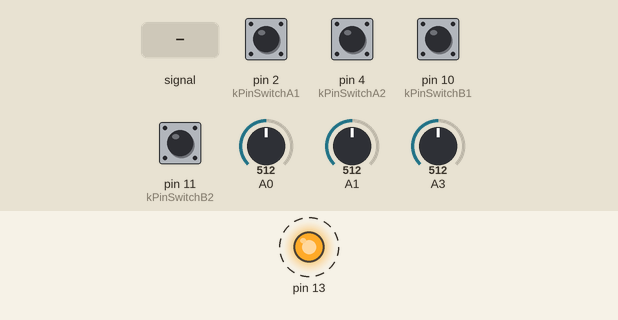
The sketch below on a simulated Arduino Uno, built with avr-gcc and run on an emulated ATmega328P. Shown: output pins drawn as LEDs (lit = HIGH). Dashed ring = blinking. The test bench sets the inputs (shaded band); at power-on: pin 2 (kPinSwitchA1), pin 4 (kPinSwitchA2), pin 10 (kPinSwitchB1), pin 11 (kPinSwitchB2) HIGH, A0 = 512, A1 = 512, A3 = 512. Pins used as bus, display or sensor lines are not drawn; what the sketch prints to the serial monitor is not drawn.

Above: at 0.92 s.
1.3 s: A3 fed a 200 Hz sine of ±81 counts around its level
4.3 s: A0 set to 716
7.3 s: A1 set to 514
10.3 s: A3 set to 716
13.3 s: pin 11 (kPinSwitchB2) pulled LOW for 0.15 s
Timing chart, 0 to 17.3 s (numbered marks = the images above; inputs shaded):
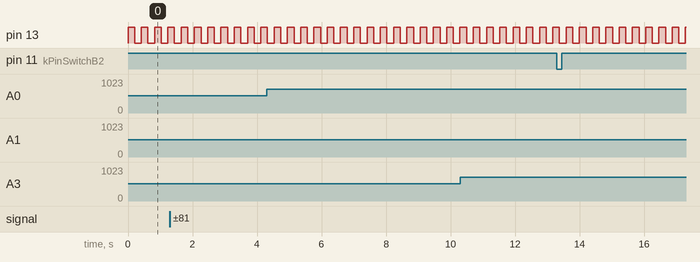

The sketch:

SynthGlove3.pde
```cpp
#include <WProgram.h>
#include "FilteredInput.h"
#include "MidiOut.h"
#include "Trigger.h"

const int kPinMuxS1 = 7;
const int kPinMuxS2 = 8;
const int kPinMuxS3 = 9;
const int kPinMuxCom = 3;

const int kPinAccPitch = 1;
const int kPinAccRoll = 0;

const int kPinSwitchA1 = 2;
const int kPinSwitchA2 = 4;
const int kPinSwitchB1 = 10;
const int kPinSwitchB2 = 11;

const int kChannelCC = 0;
const int kChannelTrigger = 1;
const int kFirstCC = 30;

const int kNote1 = 48;  // O4 C
const int kNote2 = 52;  // O4 E
const int kNote3 = 55;  // O4 G
const int kNote4 = 59;  // O4 B

typedef FilteredInputTemplate
  <kPinMuxS1, kPinMuxS2, kPinMuxS3, kPinMuxCom> FilteredInput;
typedef TriggerTemplate<FilteredInput> Trigger;

FilteredInput knobs[8];
Trigger triggers[4];
boolean pitchBendFlag;

void setup() {
  pinMode(13, OUTPUT);

  FilteredInput::setup();

  digitalWrite(kPinSwitchA1, HIGH);
  digitalWrite(kPinSwitchA2, HIGH);
  digitalWrite(kPinSwitchB1, HIGH);
  digitalWrite(kPinSwitchB2, HIGH);

  knobs[0].init(7, 535, 600);
  knobs[1].init(1, 500, 770);
  knobs[2].init(5, 520, 770);
  knobs[3].init(3, 540, 780);
  knobs[4].init(4, 0, 1024);
  knobs[5].init(0, 0, 1024);
  knobs[6].init(8 + kPinAccPitch, 540, 310);
  knobs[7].init(8 + kPinAccRoll, 760, 560);

  triggers[0].init
    (&knobs[0], &knobs[6], &knobs[7], kChannelTrigger, kNote1);
  triggers[1].init
    (&knobs[1], &knobs[6], &knobs[7], kChannelTrigger, kNote2);
  triggers[2].init
    (&knobs[2], &knobs[6], &knobs[7], kChannelTrigger, kNote3);
  triggers[3].init
    (&knobs[3], &knobs[6], &knobs[7], kChannelTrigger, kNote4);

  pitchBendFlag = false;

  MidiOut.initialize();
  MidiOut.sendReset(kChannelCC);
  MidiOut.sendReset(kChannelTrigger);
}

void loop() {
  for (int i = 0; i < 8; ++i) {
    if (i == 6 && digitalRead(kPinSwitchA1) == LOW) continue;
    if (i == 7 && digitalRead(kPinSwitchA2) == LOW) continue;
    knobs[i].update();
    if (knobs[i].isModified()) {
      MidiOut.sendCC(kChannelCC, kFirstCC + i, knobs[i].getValue());
    }
  }

  if (!digitalRead(kPinSwitchB2)) {
    if (!pitchBendFlag || knobs[6].isModified()) {
      MidiOut.sendPitchBend(kChannelTrigger,
                            0x40 + (knobs[6].getValue() >> 1));
    }
    pitchBendFlag = true;
  } else {
    if (pitchBendFlag) {
      MidiOut.sendPitchBend(kChannelTrigger, 0x40);
      pitchBendFlag = false;
    }
  }

  boolean triggerPitchFlag = !digitalRead(kPinSwitchB1);
  for (int i = 0; i < 4; ++i) {
    triggers[i].setDynamicPitchFlag(triggerPitchFlag);
    triggers[i].update();
  }

  static int blinker;
  digitalWrite(13, ((blinker++ & 0xff) < 0x80) ? HIGH : LOW);
}
```

FilteredInput.h
```cpp
#ifndef FILTERED_INPUT_H
#define FILTERED_INPUT_H

template <int kMuxPinS1,
          int kMuxPinS2,
          int kMuxPinS3,
          int kMuxPinCom>
class FilteredInputTemplate {
public:
  static void setup() {
    pinMode(kMuxPinS1, OUTPUT);
    pinMode(kMuxPinS2, OUTPUT);
    pinMode(kMuxPinS3, OUTPUT);
  }

  void init(int select, int minInput, int maxInput) {
    select_ = select;
    minInput_ = minInput;
    maxInput_ = maxInput;
    reset();
  }

  void reset() {
    value_ = 0;
    modified_ = false;
    accum_ = 0;
    sampleCount_ = 0;
  }

  boolean isModified() const {
    return modified_;
  }

  int getValue() const {
    return value_;
  }

  void update() {
    modified_ = false;
    doSample();
    if (sampleCount_ == (1 << kWindowSize)) {
      int value = 128L * ((accum_ >> kWindowSize) - minInput_) / (maxInput_ - minInput_);
      value = value > 127 ? 127 : (value < 0 ? 0 : value);
      if (value != value_) {
        modified_ = true;
        value_ = value;
      }
      accum_ = 0;
      sampleCount_ = 0;
    }
  }

private:
  static const int kWindowSize = 4;

  int select_;
  int minInput_;
  int maxInput_;

  int value_;
  boolean modified_;

  int accum_;
  int sampleCount_;

  void doSample() {
    if (select_ < 8) {
      digitalWrite(kMuxPinS1, (select_ & 1) ? HIGH : LOW);
      digitalWrite(kMuxPinS2, (select_ & 2) ? HIGH : LOW);
      digitalWrite(kMuxPinS3, (select_ & 4) ? HIGH : LOW);
      delayMicroseconds(100);
      accum_ += analogRead(kMuxPinCom);
    } else {
      accum_ += analogRead(select_ - 8);
    }
    sampleCount_++;
  }
};

#endif // FILTERED_INPUT_H
```

MidiOut.h
```cpp
#ifndef MIDI_OUT_H
#define MIDI_OUT_H

// Set one to debug in serial monitor.
#define MIDI_OUT_DEBUG 0

// Used to output midi signals.
class MidiOutClass {
public:
  void initialize() {
#if MIDI_OUT_DEBUG
    Serial.begin(9600);
#else
    Serial.begin(31250);
#endif
  }
  void sendChannelMessage(int channel, char stat, char data1, char data2) {
#if MIDI_OUT_DEBUG
    Serial.print("Ch");
    Serial.print(channel);
    Serial.print(':');
    Serial.print(stat, DEC);
    Serial.print(',');
    Serial.print(data1, DEC);
    Serial.print(',');
    Serial.println(data2, DEC);
#else
    Serial.write((stat << 4) + channel);
    Serial.write(data1);
    Serial.write(data2);
#endif
  }
  void sendNoteOn(int channel, int pitch, int velocity) {
    sendChannelMessage(channel, 0x9, pitch, velocity);
  }
  void sendNoteOff(int channel, int pitch, int velocity) {
    sendChannelMessage(channel, 0x8, pitch, velocity);
  }
  void sendPitchBend(int channel, int value) {
    sendChannelMessage(channel, 0xe, 0, value);
  }
  void sendCC(int channel, int num, int value) {
    sendChannelMessage(channel, 0xb, num, value);
  }
  void sendReset(int channel) {
    sendChannelMessage(channel, 0xb, 0x7b, 0);
    sendChannelMessage(channel, 0xb, 0x79, 0);
    sendChannelMessage(channel, 0xb, 0x78, 0);
    sendChannelMessage(channel, 0xe, 0, 0x40);
  }
  void sendClock() {
#if not(MIDI_OUT_DEBUG)
    Serial.write(0xf8);
#endif
  }
  void sendStart() {
#if MIDI_OUT_DEBUG
    Serial.println("Start");
#else
    Serial.write(0xfa);
#endif
  }
  void sendStop() {
#if MIDI_OUT_DEBUG
    Serial.println("Stop");
#else
    Serial.write(0xfc);
#endif
  }
};

// Global instance.
MidiOutClass MidiOut;

#endif // MIDI_OUT_H
```

Trigger.h
```cpp
#ifndef TRIGGER_H
#define TRIGGER_H

template <class InputClass>
class TriggerTemplate {
public:
  void init(const InputClass* pInTrigger,
            const InputClass* pInPitch,
            const InputClass* pInVelocity,
            int outChannel,
            int basePitch) {
    pInTrigger_ = pInTrigger;
    pInPitch_ = pInPitch;
    pInVelocity_ = pInVelocity;
    outChannel_ = outChannel;
    basePitch_ = basePitch;
    reset();
  }

  void reset() {
    flagDynamicPitch_ = false;
    currentNote_ = 0;
  }

  void setDynamicPitchFlag(boolean flag) {
    flagDynamicPitch_ = flag;
  }

  void update() {
    if (currentNote_ == 0) {
      if (pInTrigger_->getValue() > 32) {
        currentNote_ = basePitch_;
        if (flagDynamicPitch_) currentNote_ += (pInPitch_->getValue() >> 2);
        int velocity = ((pInVelocity_->getValue() * 3) >> 2) + 32;
        MidiOut.sendNoteOn(outChannel_, currentNote_, velocity);
      }
    } else {
      if (pInTrigger_->getValue() < 16) {
        MidiOut.sendNoteOff(outChannel_, currentNote_, 64);
        currentNote_ = 0;
      }
    }
  }

private:
  const InputClass* pInTrigger_;
  const InputClass* pInPitch_;
  const InputClass* pInVelocity_;

  int outChannel_;
  int basePitch_;

  boolean flagDynamicPitch_;
  int currentNote_;
};

#endif // TRIGGER_H
```

Measured:
- by itself, pin 13: alternates HIGH for 0.21 s and LOW for 0.21 s
